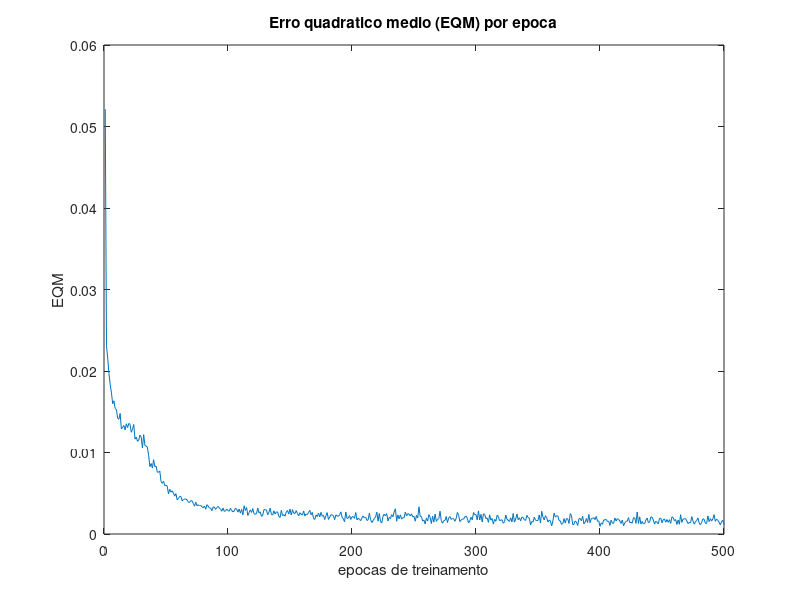
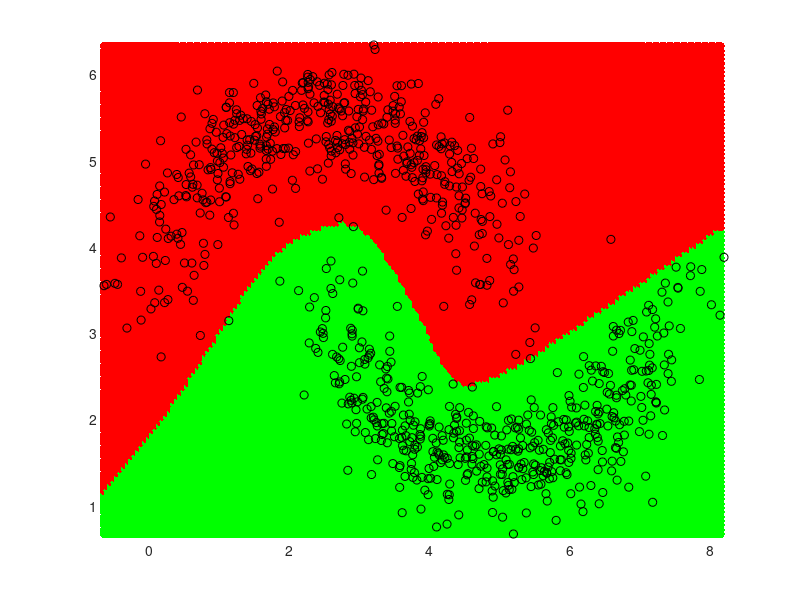
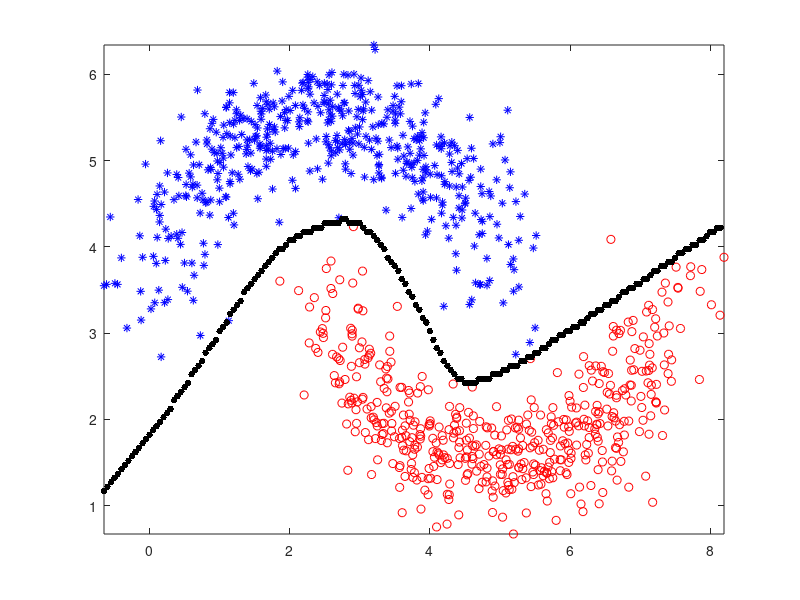

These charts were generated, in order, by the following MATLAB code:
% Implementacao da rede MLP canonica 
% Backpropagation com gradiente descendente + termo de momento
% Funcao de ativacao sigmoide logistica
% Usando as funcoes built-in (internas) do matlab
%
% Exemplo para disciplina de ICA
% Autor: Guilherme de A. Barreto
% Date: 14/05/2014


% X = Vetor de entrada
% d = saida desejada (escalar)
% W = Matriz de pesos Entrada -> Camada Oculta
% M = Matriz de Pesos Camada Oculta -> Camada saida
% eta = taxa de aprendizagem
% alfa = fator de momento

clear; clc; close all;

% Carrega DADOS
%=================
%dados=load('xor_input.txt');
%alvos=load('xor_target.txt');

dados=load('twomoons_input.txt');
alvos=load('twomoons_target.txt');

% Embaralha vetores de entrada e saidas desejadas
[LinD ColD]=size(dados);

Dn=dados;

% LIMITES DOS EIXOS X e Y (superficie de decisao)
Xmin=min(Dn(1,:)); Xmax=max(Dn(1,:));
Ymin=min(Dn(2,:)); Ymax=max(Dn(2,:));

% Define tamanho dos conjuntos de treinamento/teste (hold out)
ptrn=0.8;    % Porcentagem usada para treino

% DEFINE ARQUITETURA DA REDE
%===========================
Ne = 500; % No. de epocas de treinamento
Nr = 1;   % No. de rodadas de treinamento/teste
Nh = 15;   % No. de neuronios na camada oculta
No = 1;   % No. de neuronios na camada de saida

eta=0.10;   % Passo de aprendizagem
mom=0.40;  % Fator de momento

%% Inicio do Treino
for r=1:Nr,  % LOOP DE RODADAS TREINO/TESTE

    Rodada=r,

    I=randperm(ColD);
    Dn=Dn(:,I);
    alvos=alvos(:,I);   % Embaralha saidas desejadas tambem p/ manter correspondencia com vetor de entrada

    J=floor(ptrn*ColD);

    % Vetores para treinamento e saidas desejadas correspondentes
    P = Dn(:,1:J); T1 = alvos(:,1:J);
    [lP cP]=size(P);   % Tamanho da matriz de vetores de treinamento

    % Vetores para teste e saidas desejadas correspondentes
    Q = Dn(:,J+1:end); T2 = alvos(:,J+1:end);
    [lQ cQ]=size(Q);   % Tamanho da matriz de vetores de teste

    % Inicia matrizes de pesos
    WW=0.5*rand(Nh,lP+1);   % Pesos entrada -> camada oculta
    WW_old=WW;              % Necessario para termo de momento

    MM=0.5*rand(No,Nh+1);   % Pesos camada oculta -> camada de saida
    MM_old = MM;            % Necessario para termo de momento

    %%% ETAPA DE TREINAMENTO
    for t=1:Ne,   % Inicia LOOP de epocas de treinamento
        Epoca=t;
        
        I=randperm(cP); P=P(:,I); T1=T1(:,I);   % Embaralha vetores de treinamento
        
        EQ=0;
        HID1=[];
        for tt=1:cP,   % Inicia LOOP de iteracoes em uma epoca de treinamento
            % CAMADA OCULTA
            X  = [-1; P(:,tt)];   % Constroi vetor de entrada com adicao da entrada x0=-1
            Ui = WW * X;          % Ativacao (net) dos neuronios da camada oculta
            Zi = 1./(1+exp(-Ui)); % Saida entre [0,1] (funcao logistica)
            HID1=[HID1 Zi];

            % CAMADA DE SAIDA
            Z  = [-1; Zi];        % Constroi vetor de entrada DESTA CAMADA com adicao da entrada y0=-1
            Uk = MM * Z;          % Ativacao (net) dos neuronios da camada de saida
            Yk = 1./(1+exp(-Uk)); % Saida entre [0,1] (funcao logistica)

            % CALCULO DO ERRO
            Ek = T1(:,tt) - Yk;           % erro entre a saida desejada e a saida da rede
            EQ = EQ + 0.5*sum(Ek.^2);     % soma do erro quadratico de todos os neuronios p/ VETOR DE ENTRADA

            %%% CALCULO DOS GRADIENTES LOCAIS
            Dk = Yk.*(1 - Yk)+0.01;  % derivada da sigmoide logistica (camada de saida)
            DDk = Ek.*Dk;       % gradiente local (camada de saida)

            Di = Zi.*(1 - Zi)+0.01; % derivada da sigmoide logistica (camada oculta)
            DDi = Di.*(MM(:,2:end)'*DDk);    % gradiente local (camada oculta)

            % AJUSTE DOS PESOS - CAMADA DE SAIDA
            MM_aux=MM;
            MM = MM + eta*DDk*Z' + mom*(MM - MM_old);
            MM_old=MM_aux;

            % AJUSTE DOS PESOS - CAMADA OCULTA
            WW_aux=WW;
            WW = WW + 2*eta*DDi*X' + mom*(WW - WW_old);
            WW_old=WW_aux;
        end   % Fim de uma epoca
        %HID1, pause;
        
        EQM(t)=EQ/cP;  % MEDIA DO ERRO QUADRATICO POR EPOCA
    end   % Fim do loop de treinamento
    
    figure; plot(EQM);  % Plota Curva de Aprendizagem
    xlabel('epocas de treinamento');  ylabel('EQM');
    title('Erro quadratico medio (EQM) por epoca')

    %% ETAPA DE GENERALIZACAO  %%%
    EQ2=0; HID2=[]; OUT2=[];
    for tt=1:cQ,
        % CAMADA OCULTA
        X=[-1; Q(:,tt)];      % Constroi vetor de entrada com adicao da entrada x0=-1
        Ui = WW * X;          % Ativacao (net) dos neuronios da camada oculta
        Zi = 1./(1+exp(-Ui)); % Saida entre [0,1] (funcao logistica)

        % CAMADA DE SAIDA
        Z=[-1; Zi];           % Constroi vetor de entrada DESTA CAMADA com adicao da entrada y0=-1
        Uk = MM * Z;          % Ativacao (net) dos neuronios da camada de saida
        Yk = 1./(1+exp(-Uk)); % Saida entre [0,1] (funcao logistica)
        OUT2=[OUT2 Yk];       % Armazena saida da rede

        % ERRO QUADRATICO GLOBAL (todos os neuronios) POR VETOR DE ENTRADA
        EQ2 = EQ2 + 0.5*sum(Ek.^2);
    end

    % MEDIA DO ERRO QUADRATICO COM REDE TREINADA (USANDO DADOS DE TESTE)
    EQM2=EQ2/cQ;

    % CALCULA TAXA DE ACERTO
    count_OK=0;  % Contador de acertos
    for t=1:cQ,
        [T2max iT2max]=max(T2(:,t));  % Indice da saida desejada de maior valor
        [OUT2_max iOUT2_max]=max(OUT2(:,t)); % Indice do neuronio cuja saida eh a maior
        if iT2max==iOUT2_max,   % Conta acerto se os dois indices coincidem
            count_OK=count_OK+1;
        end
    end

    % Taxa de acerto global
    Tx_OK(r)=100*(count_OK/cQ)

end % FIM DO LOOP DE RODADAS TREINO/TESTE

Tx_media=mean(Tx_OK),  % Taxa media de acerto global
Tx_std=std(Tx_OK), % Desvio padrao da taxa media de acerto 


%%%%%%%%%%%%%%%%%%%%%%%%%%%%%%%%%%
%% Plota SUPERFICIE DE DECISAO  %%
%%%%%%%%%%%%%%%%%%%%%%%%%%%%%%%%%%
incr=0.05;
Lx=Xmin:incr:Xmax;
Ly=Ymin:incr:Ymax;

SD1=[]; SD2=[];
for i=1:length(Lx),
    for j=1:length(Ly),
        T=(i-1)*length(Ly)+j;
        % CAMADA OCULTA
        X=[-1; Lx(i); Ly(j)];      % Constroi vetor de entrada com adicao da entrada x0=-1
        Ui = WW * X;          % Ativacao (net) dos neuronios da camada oculta
        Zi = 1./(1+exp(-Ui)); % Saida entre [0,1] (funcao logistica)
      
        % CAMADA DE SAIDA
        Z=[-1; Zi];           % Constroi vetor de entrada DESTA CAMADA com adicao da entrada y0=-1
        Uk = MM * Z;          % Ativacao (net) dos neuronios da camada de saida
        Yk = 1./(1+exp(-Uk)); % Saida entre [0,1] (funcao logistica)
        
        %%%%%%%%%%%%%%%%%%%%%%%%%%%%%%%%%%%%%%%%%%%
        %%% METODO 1: Colorir regioes de atracao %%
        %%%%%%%%%%%%%%%%%%%%%%%%%%%%%%%%%%%%%%%%%%%
        if round(Yk)==1, 
            SD1=[SD1; Lx(i) Ly(j) 1 0 0];
        else SD1=[SD1; Lx(i) Ly(j) 0 1 0];
        end
    end
end

%%%%%%%%%%%%%%%%%%%%%%%%%%%%%%%%%%%%%%%%%%%%%%%%%%%%%%%%%%%%%%%
%%% METODO 3: Determina curvas 2D (fronteiras) entre classes %%
%%%%%%%%%%%%%%%%%%%%%%%%%%%%%%%%%%%%%%%%%%%%%%%%%%%%%%%%%%%%%%%
R=SD1(:,3:end);
SD3=[];
for i=2:length(R),
    [V I1]=max(R(i-1,:));
    [V I2]=max(R(i,:));
    if (I2~=I1) & (mod(i-1,length(Ly))~=0),
        SD3=[SD3; SD1(i,1:2)];
    end
end

figure; 
scatter(SD1(:,1),SD1(:,2),[],SD1(:,3:end),'filled'); hold on
plot(Dn(1,:),Dn(2,:),'ko'); hold off;
axis([Xmin Xmax Ymin Ymax]);

I0=find(alvos==0);  % Encontra indices das saidas desejadas = 0
I1=find(alvos==1);  % Encontra indices das saidas desejadas = 1

figure; 
plot(Dn(1,I0),Dn(2,I0),'ro',Dn(1,I1),Dn(2,I1),'b*'); hold on;
plot(SD3(:,1),SD3(:,2),'k.','MarkerSize',15); hold off;
axis([Xmin Xmax Ymin Ymax]);
